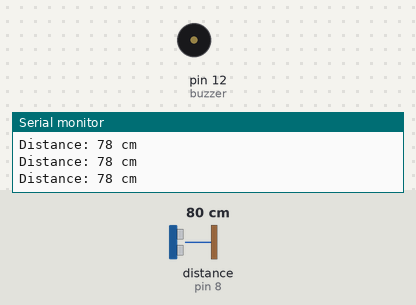
Recording of a sketch running on a simulated Arduino Uno, built with avr-gcc and run on an emulated ATmega328P. Shown: buzzer (waves = sounding, pin HIGH), the last lines printed to the serial monitor. Wiring (inferred from the names in the program): ultrasonic range finder: trigger pin 9; echo pin 8. The inputs (shaded band) are chosen by the test bench; at power-on: distance to the obstacle (sensor on pin 8) 80 cm. The echo pulse lasts 58.3 µs per cm; pins used as bus, display or sensor lines are not drawn.

Above: at 1.2 s.
1.3 s: distance to the obstacle (sensor on pin 8) set to 54 cm
4.3 s: distance to the obstacle (sensor on pin 8) set to 47 cm
At 5.2 s:
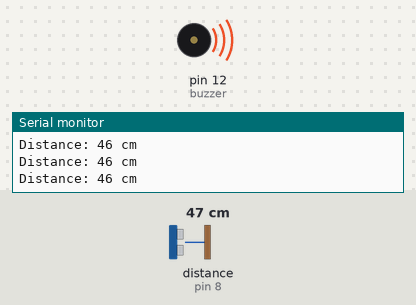
6.0 s: distance to the obstacle (sensor on pin 8) set to 120 cm
At 6.4 s:
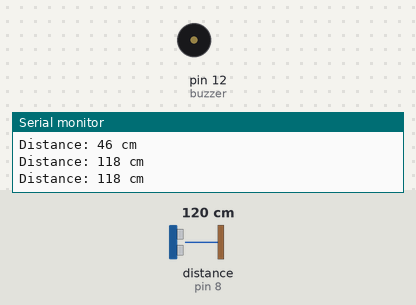
7.6 s: distance to the obstacle (sensor on pin 8) set to 4 cm
At 8.5 s:
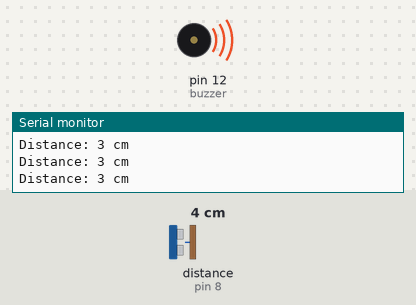
Timing chart, 0 to 10.2 s (numbered marks = the images above; inputs shaded):
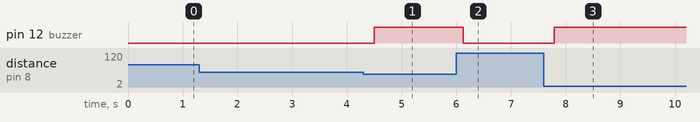

The sketch:

smartShoeProj.ino
```cpp
// Smart Shoe for Blind People
// Using HC-SR04 Ultrasonic Sensor + Buzzer

int trigPin=9;
int echoPin=8;
int buzzer=12;

long duration;
int distance;

void setup() {
  pinMode(trigPin, OUTPUT);
  pinMode(echoPin, INPUT);
  pinMode(buzzer, OUTPUT);
  Serial.begin(9600);
}

void loop() {
  // Send ultrasonic pulse
  digitalWrite(trigPin, LOW);
  delayMicroseconds(2);
  digitalWrite(trigPin, HIGH);
  delayMicroseconds(10);
  digitalWrite(trigPin, LOW);

  // Measure response time
  duration = pulseIn(echoPin, HIGH);

  // Calculate distance in cm
  distance = duration * 0.034 / 2;

  Serial.print("Distance: ");
  Serial.print(distance);
  Serial.println(" cm");

  // Alert if obstacle is closer than 50 cm
  if (distance > 0 && distance < 50) {
    digitalWrite(buzzer, HIGH); // Turn buzzer ON
  } else {
    digitalWrite(buzzer, LOW);  // Turn buzzer OFF
  }

  delay(200);
}
```

Measured:
- the behaviour switches between 51 and 50 cm on distance to the obstacle (sensor on pin 8) (found by bisection; images 0 and 1)
- after the input at 4.3 s, pin 12 (buzzer): LOW → HIGH after 0.20 s
- after the input at 6.0 s, pin 12 (buzzer): HIGH → LOW after 0.13 s
- after the input at 7.6 s, pin 12 (buzzer): LOW → HIGH after 0.19 s
